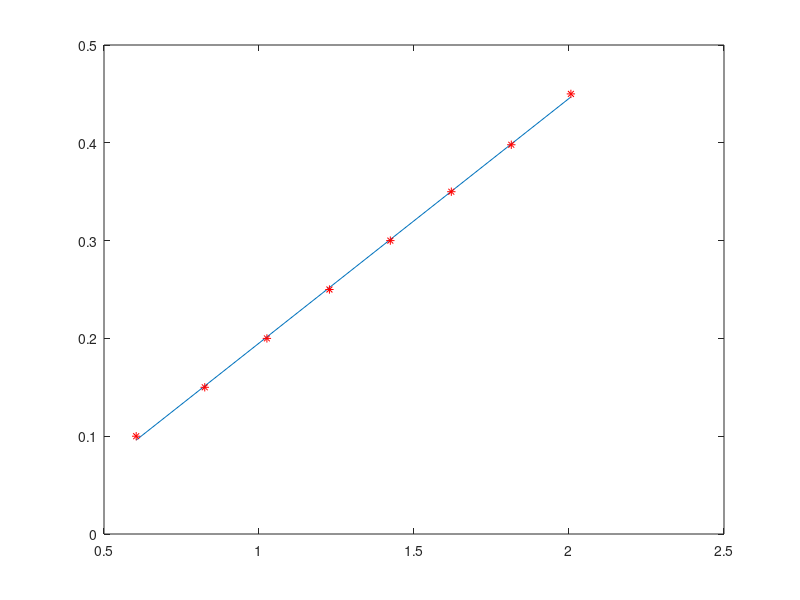

The MATLAB script that drew this image: (Note: this script raises an error after producing the figure.)
%calibration 
% starts at file 33
clear all
close all
h = [45, 39.8, 35, 30, 25, 20, 15, 10]*1e-2;
volt(1) = mean([2.007,2.006,2.011, 2.0025,2.004]);
volt(2) = mean([1.8089, 1.8221, 1.8114, 1.8078, 1.819,1.8175,1.81499,1.809]);
volt(3) = mean([1.612,1.628,1.619,1.618,1.625]);
volt(4) = mean([1.428,1.4337,1.417,1.414,1.4256]);
volt(5) = mean([1.226,1.233,1.227,1.226,1.224]);
volt(6) = mean([1.023,1.019,1.030,1.030,1.026,1.025]);
volt(7) = mean([.816,.826,.833,.824,.824,.827]);
volt(8) = mean([.5958,.6019,.6034,.6095,.6085]);


%%
%convert voltage to height 
P = polyfit(volt,h, 1);
y = polyval(P,volt);
close all
plot(volt,y)
hold on
plot(volt,h,'r*')

%% smallest diameter tube 
% find mu from data
run import_script.m

t = labdata(:,1);
volt = labdata(:,2);
height = P(1)*volt+P(2);
h0 = height(1);
figure
plot(t,log(height/h0))
% h0 = 
rho = 999.75; %kg/m^3 at temp 9.something degrees C
g = 9.82;
l = 28.95e-2; %length of pipe
r = .14e-2/2;
D = 6.4e-2;
A = pi*(D/2)^2 ;
space = [200:1500];
P1 = polyfit(t(space),log(height(space)/h0),1);
k = -P1(1);
mu1 = pi*r^4*rho*g/(8*A*k*l)


%% second measurement, 
% find mu from data
run import_script2.m

t = labdata2(:,1);
volt = labdata2(:,2);
height = P(1)*volt+P(2);
h0 = P(1)*volt(1)+P(2);
figure
plot(t,log(height/h0))
% h0 = 
r = .5*.28e-2;
l = 32.25e-2;
D = 6.46e-2;
A = pi*(D/2)^2 ;
P2 = polyfit(t,log(height/h0),1);
k = -P2(1);
mu2 = pi*r^4*rho*g/(8*A*k*l)


